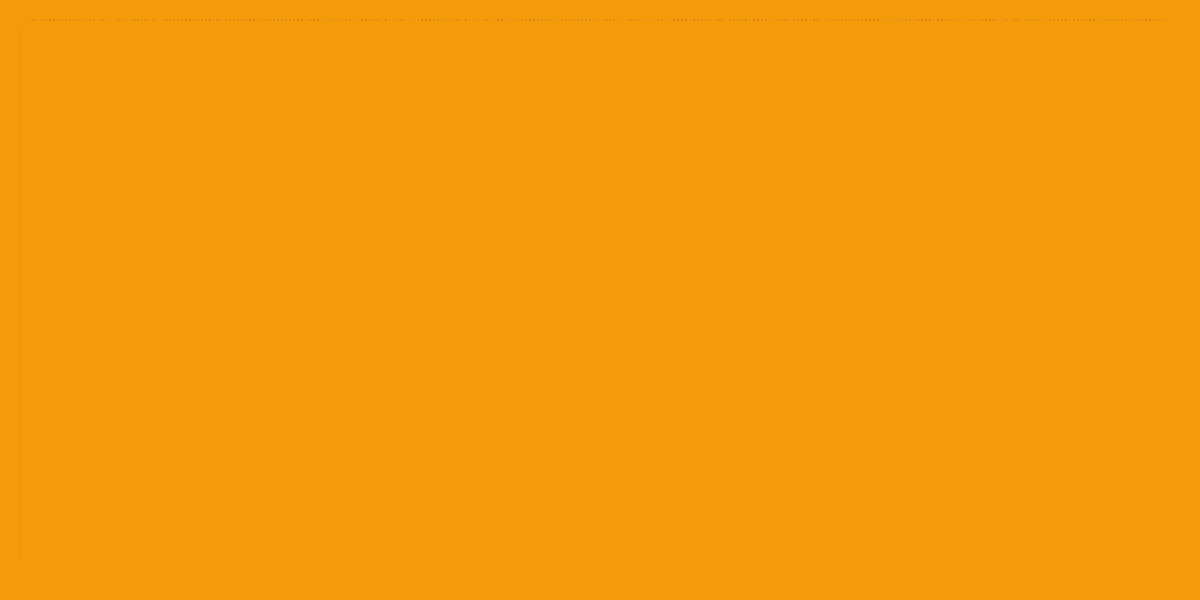
Frame 1 (no input)
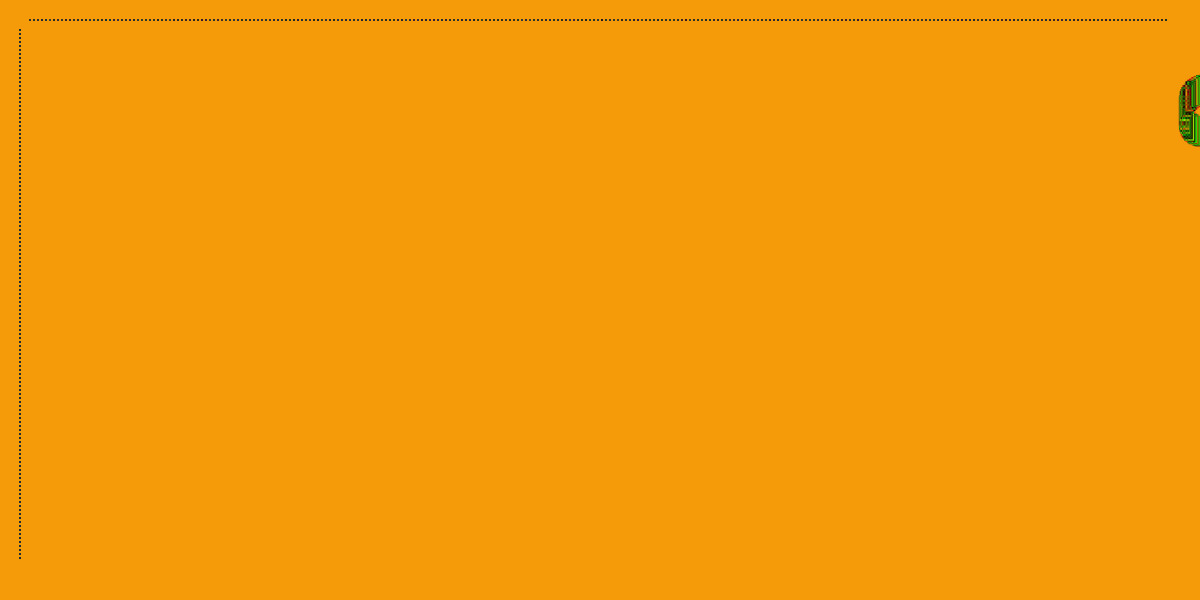
Frame 60 (no input)
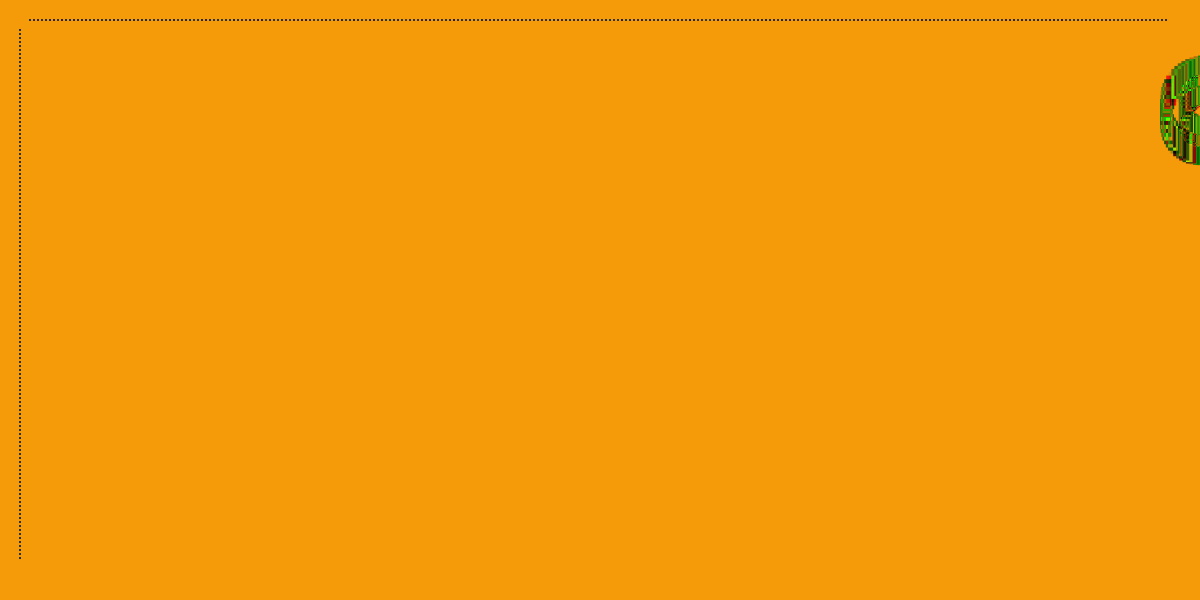
Frame 120 (the mouse pressed at the canvas centre since frame 60)

The p5.js sketch that drew these frames (run headless with seeded random() and noise() and a simulated clock; from frame 60 on, the mouse is pressed at the canvas centre):

// p5.js sketch
// ── sketch.js
let angle = 20;
  let r = 15;
let spin = 0.1;
let grow = spin * 3;

let s, ss;

function setup() {
  createCanvas(windowWidth, 600);
  background(10);
  blendMode(DIFFERENCE);
  noCursor();
  background("orange")
  s = createSlider(20,880,10,1);
  ss = createSlider (20,1680,10,1);
}


function draw() {
  
  let x = cos(angle)*r;
  let y = sin(angle)*r;
  let z = s.value();
 
  for ( let w=30; w < width -30; w +=4) {
     stroke (random(150),random(150),random(150));
     line(w,20,w,z);
  }
  
  let w =ss.value();
  for (let z=30; z < height - 40; z +=4){
    line (20,z,w,z);
  }
 
  r = r + grow; 
  angle += spin;
  
      
  translate(width / 1, height / 6);
  randomColor = color(random(250),random(500), random(2));
  fill(randomColor)
  noStroke();
  rect(x, y, 10, 30);
}
